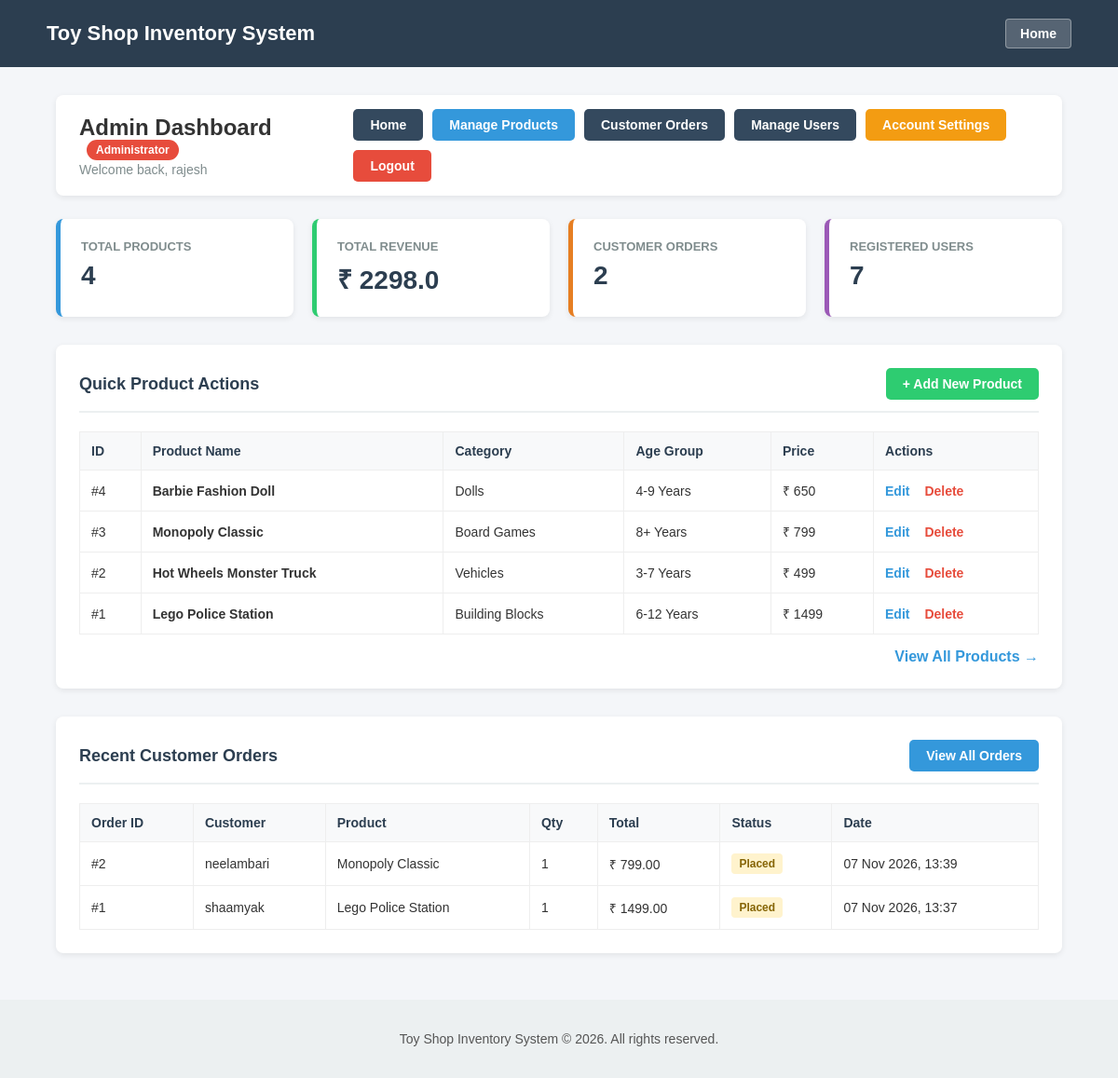
Page /admin-dashboard/ (signed in) on the committed database.
### toys/models.py (models this page shows, shortened)
class Toy(models.Model):
    toy_name = models.CharField(max_length=100)
    age_group = models.CharField(max_length=50)
    category = models.CharField(max_length=50)
    price = models.CharField(max_length=20)
    description = models.TextField(blank=True, default='')

class Order(models.Model):
    STATUS_CHOICES = [
        ('Pending', 'Pending'),
        ('Processing', 'Processing'),
        ('Shipped', 'Shipped'),
        ('Delivered', 'Delivered'),
        ('Cancelled', 'Cancelled'),
    ]
    user = models.ForeignKey(User, on_delete=models.CASCADE, related_name='orders')
    toy = models.ForeignKey(Toy, on_delete=models.CASCADE)
    quantity = models.PositiveIntegerField(default=1)
    total_price = models.DecimalField(max_digits=10, decimal_places=2)
    status = models.CharField(max_length=20, choices=STATUS_CHOICES, default='Pending')
    created_at = models.DateTimeField(auto_now_add=True)

### toys/views.py (the view)
    @csrf_exempt
    @login_required
    def wrapper(request, *args, **kwargs):
        if not (request.user.is_superuser or request.user.is_staff):
            return redirect('user_dashboard')
        return view_func(request, *args, **kwargs)

### toys/views.py (called while the page is built)
def admin_required(view_func):
    @csrf_exempt
    @login_required
    def wrapper(request, *args, **kwargs):
        if not (request.user.is_superuser or request.user.is_staff):
            return redirect('user_dashboard')
        return view_func(request, *args, **kwargs)
    return wrapper

@admin_required
def admin_dashboard(request):
    total_toys = Toy.objects.count()
    total_orders = Order.objects.count()
    total_revenue = sum(float(o.total_price) for o in Order.objects.all())
    total_users = User.objects.filter(is_superuser=False).count()
    recent_orders = Order.objects.select_related('user', 'toy').order_by('-created_at')[:5]
    recent_toys = Toy.objects.all().order_by('-id')[:5]
    context = {
        'total_toys': total_toys,
        'total_orders': total_orders,
        'total_revenue': round(total_revenue, 2),
        'total_users': total_users,
        'recent_orders': recent_orders,
        'recent_toys': recent_toys,
    }
    return render(request, 'admin_dashboard.html', context)

### toys/templates/admin_dashboard.html (shortened to what this page needs)
<!DOCTYPE html>
<html lang="en">
<head>
</head>
<body>
    <header>
        <div style="display: flex; justify-content: space-between; align-items: center; max-width: 1100px; margin: 0 auto; padding: 0 15px;">
            <h1 style="margin: 0; font-size: 22px;"><a href="{% url 'home' %}" style="color: white; text-decoration: none;">Toy Shop Inventory System</a></h1>
            <a href="{% url 'home' %}" style="background: rgba(255,255,255,0.2); color: white; padding: 7px 15px; border-radius: 4px; text-decoration: none; font-weight: bold; font-size: 14px; border: 1px solid rgba(255,255,255,0.35);">Home</a>
        </div>
    </header>
    <div class="container">
        <div class="top-bar">
            <div>
                <h2 style="margin: 0; display: inline-block;">Admin Dashboard</h2>
                <span class="badge-admin">Administrator</span>
                <p style="margin: 5px 0 0 0; color: #7f8c8d; font-size: 14px;">Welcome back, {{ user.username }}</p>
            </div>
            <div class="nav-links">
                <a href="{% url 'home' %}" class="btn btn-dark">Home</a>
                <a href="{% url 'toy_list' %}" class="btn btn-blue">Manage Products</a>
                <a href="{% url 'admin_orders' %}" class="btn btn-dark">Customer Orders</a>
                <a href="{% url 'admin_users' %}" class="btn btn-dark">Manage Users</a>
                <a href="{% url 'admin_settings' %}" class="btn" style="background-color: #f39c12; color: white;">Account Settings</a>
                <a href="{% url 'logout' %}" class="btn btn-red">Logout</a>
            </div>
        </div>
        <div class="metrics-grid">
            <div class="metric-card">
                <div class="metric-title">Total Products</div>
                <div class="metric-value">{{ total_toys }}</div>
            </div>
            <div class="metric-card green">
                <div class="metric-title">Total Revenue</div>
                <div class="metric-value">₹ {{ total_revenue }}</div>
            </div>
            <div class="metric-card orange">
                <div class="metric-title">Customer Orders</div>
                <div class="metric-value">{{ total_orders }}</div>
            </div>
            <div class="metric-card purple">
                <div class="metric-title">Registered Users</div>
                <div class="metric-value">{{ total_users }}</div>
            </div>
        </div>
        <div class="section-card">
            <div class="section-header">
                <h3 class="section-title">Quick Product Actions</h3>
                <a href="{% url 'add_toy' %}" class="btn btn-green">+ Add New Product</a>
            </div>
            <table>
                <thead>
                    <tr>
                        <th>ID</th>
                        <th>Product Name</th>
                        <th>Category</th>
                        <th>Age Group</th>
                        <th>Price</th>
                        <th>Actions</th>
                    </tr>
                </thead>
                <tbody>
                    {% for toy in recent_toys %}
                    <tr>
                        <td>#{{ toy.id }}</td>
                        <td><strong>{{ toy.toy_name }}</strong></td>
                        <td>{{ toy.category }}</td>
                        <td>{{ toy.age_group }}</td>
                        <td>₹ {{ toy.price }}</td>
                        <td>
                            <a href="{% url 'edit_toy' toy.id %}" style="color: #3498db; text-decoration: none; font-weight: bold; margin-right: 12px;">Edit</a>
                            <a href="{% url 'delete_toy' toy.id %}" style="color: #e74c3c; text-decoration: none; font-weight: bold;" onclick="return confirm('Are you sure you want to delete this toy?');">Delete</a>
                        </td>
                    </tr>
                    {% empty %}
                    <tr>
                        <td colspan="6" style="text-align: center; color: #888;">No products in inventory yet.</td>
                    </tr>
                    {% endfor %}
                </tbody>
            </table>
            <div style="margin-top: 15px; text-align: right;">
                <a href="{% url 'toy_list' %}" style="color: #3498db; font-weight: bold; text-decoration: none;">View All Products &rarr;</a>
            </div>
        </div>
        <div class="section-card">
            <div class="section-header">
                <h3 class="section-title">Recent Customer Orders</h3>
                <a href="{% url 'admin_orders' %}" class="btn btn-blue">View All Orders</a>
            </div>
            <table>
                <thead>
                    <tr>
                        <th>Order ID</th>
                        <th>Customer</th>
                        <th>Product</th>
                        <th>Qty</th>
                        <th>Total</th>
                        <th>Status</th>
                        <th>Date</th>
                    </tr>
                </thead>
                <tbody>
                    {% for order in recent_orders %}
                    <tr>
                        <td>#{{ order.id }}</td>
                        <td>{{ order.user.username }}</td>
                        <td>{{ order.toy.toy_name }}</td>
                        <td>{{ order.quantity }}</td>
                        <td>₹ {{ order.total_price }}</td>
                        <td><span class="status-badge status-{{ order.status }}">{{ order.status }}</span></td>
                        <td>{{ order.created_at|date:"d M Y, H:i" }}</td>
                    </tr>
                    {% empty %}
                    <tr>
                        <td colspan="7" style="text-align: center; color: #888;">No orders placed yet.</td>
                    </tr>
                    {% endfor %}
                </tbody>
            </table>
        </div>
    </div>
    <footer>
        <p>Toy Shop Inventory System &copy; 2026. All rights reserved.</p>
    </footer>
</body>
</html>

### toys/templates/admin_dashboard.html (style rules this page uses)
body { font-family: Arial, sans-serif; background-color: #f4f6f9; margin: 0; padding: 0; color: #333; }
header { background-color: #2c3e50; color: white; padding: 20px; text-align: center; }
.container { width: 90%; max-width: 1100px; margin: 30px auto; }
.top-bar { display: flex; justify-content: space-between; align-items: center; background: white; padding: 15px 25px; border-radius: 8px; box-shadow: 0 2px 6px rgba(0,0,0,0.08); margin-bottom: 25px; }
.badge-admin { background-color: #e74c3c; color: white; padding: 4px 10px; border-radius: 12px; font-size: 12px; font-weight: bold; margin-left: 8px; }
.nav-links { display: flex; gap: 10px; flex-wrap: wrap; }
.btn { display: inline-block; padding: 9px 18px; text-decoration: none; border-radius: 5px; font-weight: bold; font-size: 14px; border: none; cursor: pointer; transition: opacity 0.2s; }
.btn-blue { background-color: #3498db; color: white; }
.btn-green { background-color: #2ecc71; color: white; }
.btn-red { background-color: #e74c3c; color: white; }
.btn-dark { background-color: #34495e; color: white; }
.metrics-grid { display: grid; grid-template-columns: repeat(auto-fit, minmax(220px, 1fr)); gap: 20px; margin-bottom: 30px; }
.metric-card { background: white; padding: 22px; border-radius: 8px; box-shadow: 0 2px 6px rgba(0,0,0,0.08); border-left: 5px solid #3498db; }
.metric-card.green { border-left-color: #2ecc71; }
.metric-card.orange { border-left-color: #e67e22; }
.metric-card.purple { border-left-color: #9b59b6; }
.metric-title { font-size: 13px; text-transform: uppercase; color: #7f8c8d; font-weight: bold; margin-bottom: 8px; }
.metric-value { font-size: 28px; font-weight: bold; color: #2c3e50; }
.section-card { background: white; padding: 25px; border-radius: 8px; box-shadow: 0 2px 6px rgba(0,0,0,0.08); margin-bottom: 30px; }
.section-header { display: flex; justify-content: space-between; align-items: center; border-bottom: 2px solid #ecf0f1; padding-bottom: 12px; margin-bottom: 20px; }
.section-title { margin: 0; font-size: 18px; color: #2c3e50; }
table { width: 100%; border-collapse: collapse; }
th, td { border: 1px solid #eee; padding: 12px; text-align: left; font-size: 14px; }
th { background-color: #f8f9fa; color: #2c3e50; font-weight: bold; }
.status-badge { display: inline-block; padding: 4px 8px; border-radius: 4px; font-size: 12px; font-weight: bold; }
.status-Placed, .status-Pending { background: #fff3cd; color: #856404; }
footer { margin-top: 50px; padding: 20px; background-color: #ecf0f1; color: #555; text-align: center; font-size: 14px; }

### rows in the picture
Toy: id "4", toy_name "Barbie Fashion Doll", category "Dolls", age_group "4-9 Years", price "650"
Toy: id "3", toy_name "Monopoly Classic", category "Board Games", age_group "8+ Years", price "799"
Toy: id "2", toy_name "Hot Wheels Monster Truck", category "Vehicles", age_group "3-7 Years", price "499"
Toy: id "1", toy_name "Lego Police Station", category "Building Blocks", age_group "6-12 Years", price "1499"
Order: id "2", user.username "neelambari", toy.toy_name "Monopoly Classic", quantity "1", total_price "799.00", status "Placed", created_at "07 Nov 2026, 13:39"
Order: id "1", user.username "shaamyak", toy.toy_name "Lego Police Station", quantity "1", total_price "1499.00", status "Placed", created_at "07 Nov 2026, 13:37"

### other values in the picture
{{ user.username }} "rajesh"
{{ total_toys }} "4"
{{ total_revenue }} "2298.0"
{{ total_orders }} "2"
{{ total_users }} "7"
